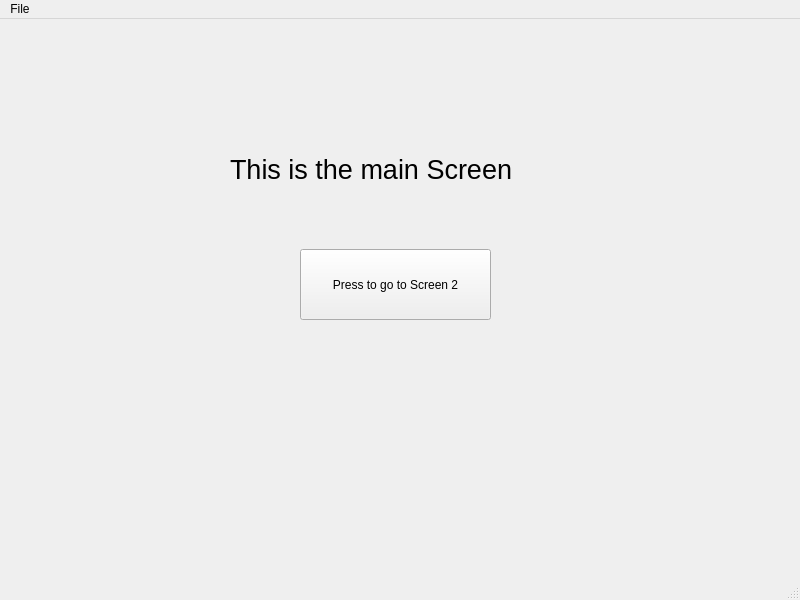
<?xml version="1.0" encoding="UTF-8"?>
<ui version="4.0">
 <class>MainWindow</class>
 <widget class="QMainWindow" name="MainWindow">
  <property name="geometry">
   <rect>
    <x>0</x>
    <y>0</y>
    <width>800</width>
    <height>600</height>
   </rect>
  </property>
  <property name="windowTitle">
   <string>MainWindow</string>
  </property>
  <widget class="QWidget" name="centralwidget">
   <widget class="QPushButton" name="button1">
    <property name="geometry">
     <rect>
      <x>300</x>
      <y>230</y>
      <width>191</width>
      <height>71</height>
     </rect>
    </property>
    <property name="text">
     <string>Press to go to Screen 2</string>
    </property>
   </widget>
   <widget class="QLabel" name="label1">
    <property name="geometry">
     <rect>
      <x>230</x>
      <y>120</y>
      <width>341</width>
      <height>61</height>
     </rect>
    </property>
    <property name="font">
     <font>
      <pointsize>20</pointsize>
     </font>
    </property>
    <property name="text">
     <string>This is the main Screen</string>
    </property>
   </widget>
  </widget>
  <widget class="QMenuBar" name="menubar">
   <property name="geometry">
    <rect>
     <x>0</x>
     <y>0</y>
     <width>800</width>
     <height>26</height>
    </rect>
   </property>
   <widget class="QMenu" name="menuFile">
    <property name="title">
     <string>File</string>
    </property>
   </widget>
   <addaction name="menuFile"/>
  </widget>
  <widget class="QStatusBar" name="statusbar"/>
 </widget>
 <resources/>
 <connections/>
</ui>
